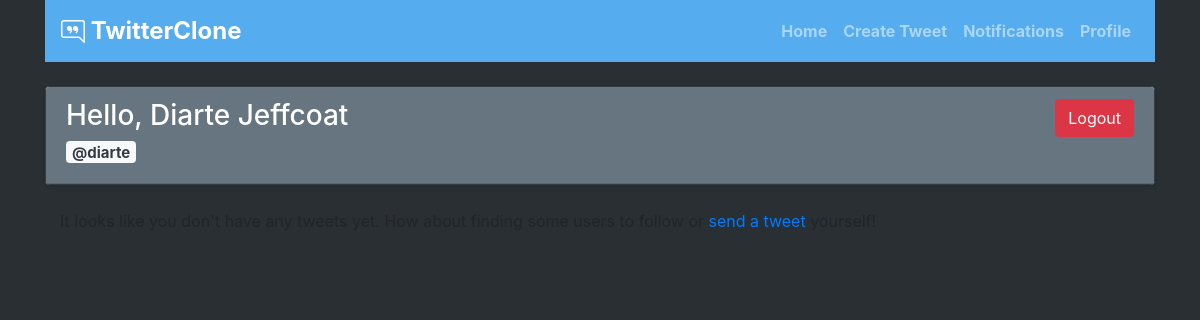
Page / (signed in) on the earlier database version.
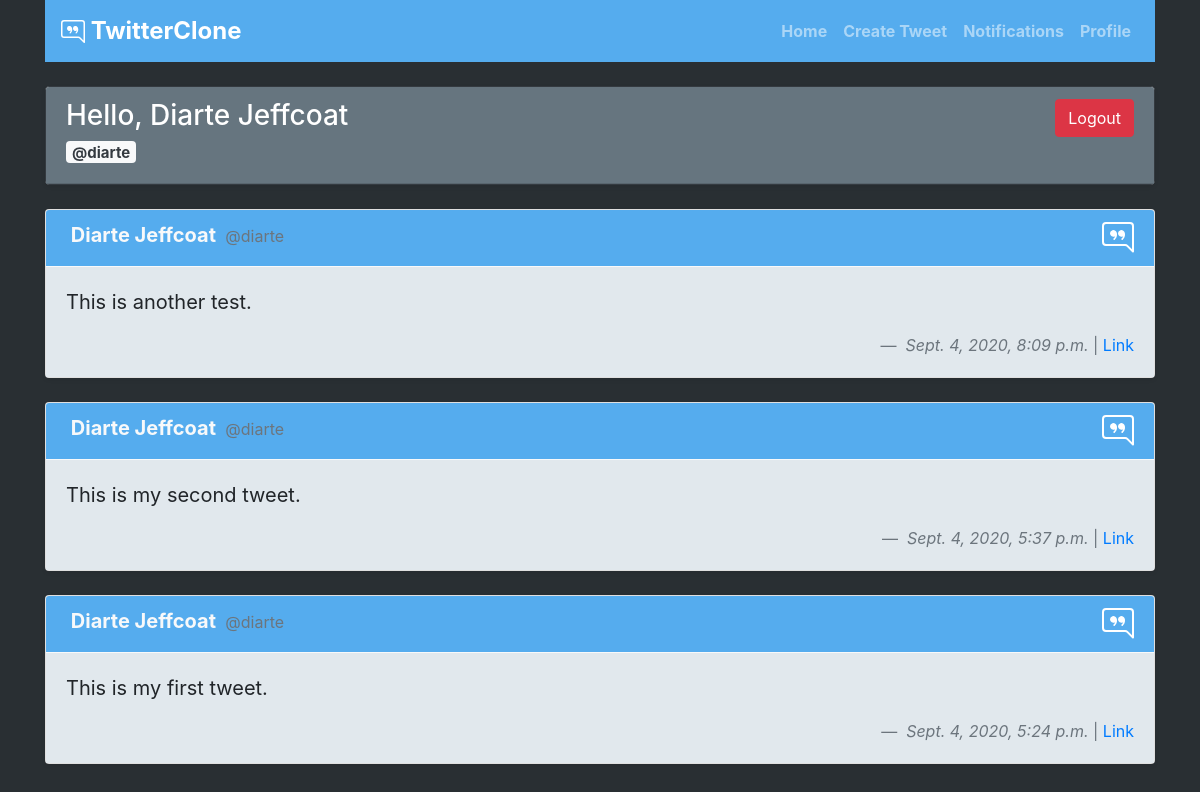
Same page on the later database version.
### twitteruser/models.py (models this page shows, shortened)
class TwitterUser(AbstractUser):
    display_name = models.CharField(max_length=100)
    bio = models.TextField(null=True, blank=True)
    following = models.ManyToManyField('self', symmetrical=False)

### tweet/models.py (models this page shows, shortened)
class Tweet(models.Model):
    tweet = models.CharField(max_length=140)
    time = models.DateTimeField(default=timezone.now)
    user = models.ForeignKey(TwitterUser, on_delete=models.CASCADE)

### tweet/views.py (the view)
# urls.py: path('', v.dashboard, name='dashboard'),
@login_required
def dashboard(request):
    user = Tweet.objects.filter(user=request.user)
    following = Tweet.objects.filter(user__in=request.user.following.all())
    notifications = views.notification_count_view(request)
    feed = user | following
    feed = feed.order_by('-time')
    return render(request, 'dashboard.html', {'feed': feed, 'notifications': notifications})

### notifications/views.py (called while the page is built)
def notification_count_view(request):
    if request.user.is_authenticated:
        notifications = Notification.objects.filter(mentioned=request.user)
        notification_count = 0
        for notification in notifications:
            if notification.mark_as_read == False:
                notification_count += 1
    else:
        notification_count = 0
    return notification_count

### templates/dashboard.html (shortened to what this page needs)
{% extends 'base.html' %} {% block content %}
<br />
<div class="card shadow-sm border-dark">
  <div class="card-header text-dark" style="background-color: #66757f">
    <a class="btn btn-danger float-right" href="/logout/" role="button"
      >Logout</a
    >
    <h3 class="card-title text-white">Hello, {{user.display_name}}</h3>
    <h5 class="card-subtitle mb-2 text-muted">
      <span class="badge badge-light"
        ><a href="/profile/{{user.username}}/" class="text-dark"
          >@{{user.username}}</a
        ></span
      >
    </h5>
  </div>
</div>
<br />
{% if not feed %}
<div class="container">
  <p>
    follow or <a href="/create/">send a tweet</a> yourself!
  </p>
</div>
{% else %} {% for tweet in feed %}
<div class="card shadow-sm">
  <div
    class="card-header text-white border-light"
    style="background-color: #55acee"
  >
    <span class="badge badge-inherit text-light"
      ><a
        href="/profile/{{tweet.user.username}}/"
        style="color: inherit; font-weight: bold; font-size: 20px"
        >{{tweet.user.display_name}}</a
      ></span
    >
    <span class="text-muted" style="color: #66757f"
      ><a href="/profile/{{tweet.user.username}}/" style="color: inherit"
        >@{{tweet.user.username}}</a
      ></span
    >
  </div>
  <div class="card-body" style="background-color: #e1e8ed">
    <blockquote class="blockquote mb-0">
      <p>{{ tweet.tweet }}</p>
      <footer class="blockquote-footer float-right">
        <cite>{{tweet.time}}</cite> | <a href="/tweet/{{tweet.id}}/">Link</a>
      </footer>
    </blockquote>
  </div>
</div>
<br />
{% endfor %} {% endif %} {% endblock %}

### templates/base.html (shortened to what this page needs)
<!DOCTYPE html>
<html lang="en">
  <head>
    <link
      rel="stylesheet"
      href="https://stackpath.bootstrapcdn.com/bootstrap/4.5.2/css/bootstrap.min.css"
    />
  </head>
  <body style="background-color: #292f33">
    <div class="container">
      <nav
        class="navbar navbar-expand-lg navbar-dark"
        style="background-color: #55acee"
      >
        {% if request.user.is_authenticated %}
        <a
          class="navbar-brand"
          href="/"
          style="font-size: 24px; font-weight: bold"
          >
          TwitterClone</a
        >
        {% endif %}
        <div
          class="collapse navbar-collapse justify-content-end"
          id="navbarNavAltMarkup"
        >
          {% if request.user.is_authenticated %}
          <div class="navbar-nav">
            <a class="nav-link font-weight-bold" href="/">Home</a>
            <a class="nav-link font-weight-bold" href="/create/"
              >Create Tweet</a
            >
            {% if notifications %}
            <a class="nav-link font-weight-bold" href="/notifications/"
              >Notifications
              <span class="badge badge-pill badge-light"
                >{{notifications}}</span
              ></a
            >
            {% else %}
            <a class="nav-link font-weight-bold" href="/notifications/"
              >Notifications</a
            >
            {% endif %}
            <a
              class="nav-link font-weight-bold"
              href="/profile/{{request.user.username}}/"
              >Profile</a
            >
          </div>
          {% else %}
          <div class="navbar-nav">
            <a class="nav-link font-weight-bold" href="/home/">Home</a>
            <a class="nav-link font-weight-bold" href="/login/">Log In</a>
            <a class="nav-link font-weight-bold" href="/register/">Sign Up</a>
          </div>
          {% endif %}
        </div>
      </nav>
    </div>
    <main class="container">{% block content %} {% endblock %}</main>
  </body>
</html>

Differences in the rows shown:
added Tweet: user.display_name "Diarte Jeffcoat", user.username "diarte", tweet "This is another test.", time "Sept. 4, 2020, 8:09 p.m."
added Tweet: user.display_name "Diarte Jeffcoat", user.username "diarte", tweet "This is my second tweet.", time "Sept. 4, 2020, 5:37 p.m."
added Tweet: user.display_name "Diarte Jeffcoat", user.username "diarte", tweet "This is my first tweet.", time "Sept. 4, 2020, 5:24 p.m."
Other differences:
text no longer shown: "send a tweet"
